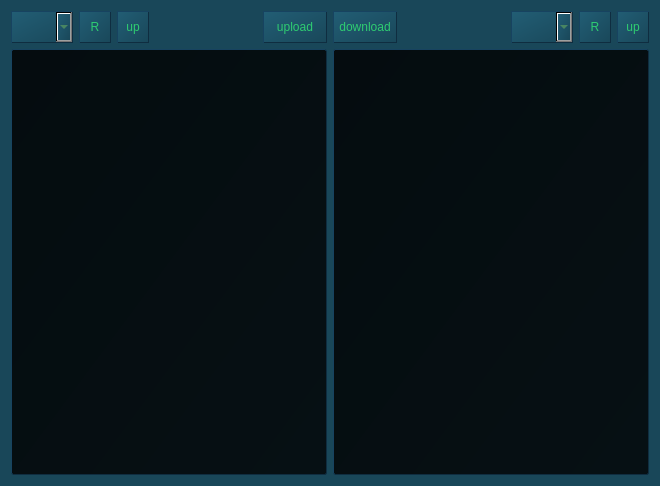
<?xml version="1.0" encoding="UTF-8"?>
<ui version="4.0">
 <class>Form</class>
 <widget class="QWidget" name="Form">
  <property name="geometry">
   <rect>
    <x>0</x>
    <y>0</y>
    <width>660</width>
    <height>486</height>
   </rect>
  </property>
  <property name="windowTitle">
   <string>Form</string>
  </property>
  <property name="styleSheet">
   <string notr="true">background-color: #194759;
color: #2ecc71;</string>
  </property>
  <layout class="QGridLayout" name="gridLayout">
   <item row="0" column="0">
    <layout class="QVBoxLayout" name="verticalLayout_2">
     <item>
      <layout class="QHBoxLayout" name="horizontalLayout">
       <item>
        <widget class="QComboBox" name="explorerDrivesDrop">
         <property name="minimumSize">
          <size>
           <width>0</width>
           <height>32</height>
          </size>
         </property>
         <property name="baseSize">
          <size>
           <width>0</width>
           <height>0</height>
          </size>
         </property>
         <property name="styleSheet">
          <string notr="true">height: 15px;
color: rgb(97, 163, 94);
border: 1px outset;
border-color: #0F2D40;
background-color: qlineargradient(spread:pad, x1:1, y1:1, x2:0, y2:0, stop:0 #194759, stop:1 #225E75);</string>
         </property>
        </widget>
       </item>
       <item>
        <widget class="QPushButton" name="lrefreshButton">
         <property name="minimumSize">
          <size>
           <width>32</width>
           <height>32</height>
          </size>
         </property>
         <property name="maximumSize">
          <size>
           <width>32</width>
           <height>32</height>
          </size>
         </property>
         <property name="styleSheet">
          <string notr="true">QPushButton#lrefreshButton {
            background: #194759;
            border: 1px outset;
            border-color: #0F2D40;
            text-decoration: none;
            background-color: qlineargradient(spread:pad, x1:1, y1:1, x2:0, y2:0, stop:0 #194759, stop:1 #225E75);
            }

QPushButton#lrefreshButton:pressed {
            background: #194759;
            border: 1px outset;
            border-color: #0F2D40;
            background-color: qlineargradient(spread:pad, x1:1, y1:1, x2:0, y2:0, stop:0 #112F3B, stop:1 #1B4C5E);
            }</string>
         </property>
         <property name="text">
          <string>R</string>
         </property>
        </widget>
       </item>
       <item>
        <widget class="QPushButton" name="lupButton">
         <property name="minimumSize">
          <size>
           <width>32</width>
           <height>32</height>
          </size>
         </property>
         <property name="maximumSize">
          <size>
           <width>32</width>
           <height>32</height>
          </size>
         </property>
         <property name="styleSheet">
          <string notr="true">QPushButton#lupButton {
            background: #194759;
            border: 1px outset;
            border-color: #0F2D40;
            text-decoration: none;
            background-color: qlineargradient(spread:pad, x1:1, y1:1, x2:0, y2:0, stop:0 #194759, stop:1 #225E75);
            }

QPushButton#lupButton:pressed {
            background: #194759;
            border: 1px outset;
            border-color: #0F2D40;
            background-color: qlineargradient(spread:pad, x1:1, y1:1, x2:0, y2:0, stop:0 #112F3B, stop:1 #1B4C5E);
            }</string>
         </property>
         <property name="text">
          <string>up</string>
         </property>
        </widget>
       </item>
       <item>
        <spacer name="horizontalSpacer">
         <property name="orientation">
          <enum>Qt::Horizontal</enum>
         </property>
         <property name="sizeHint" stdset="0">
          <size>
           <width>40</width>
           <height>20</height>
          </size>
         </property>
        </spacer>
       </item>
       <item>
        <widget class="QPushButton" name="uploadButton">
         <property name="minimumSize">
          <size>
           <width>64</width>
           <height>32</height>
          </size>
         </property>
         <property name="maximumSize">
          <size>
           <width>64</width>
           <height>32</height>
          </size>
         </property>
         <property name="styleSheet">
          <string notr="true">QPushButton#uploadButton {
            background: #194759;
            border: 1px outset;
            border-color: #0F2D40;
            text-decoration: none;
            background-color: qlineargradient(spread:pad, x1:1, y1:1, x2:0, y2:0, stop:0 #194759, stop:1 #225E75);
            }

QPushButton#uploadButton:pressed {
            background: #194759;
            border: 1px outset;
            border-color: #0F2D40;
            background-color: qlineargradient(spread:pad, x1:1, y1:1, x2:0, y2:0, stop:0 #112F3B, stop:1 #1B4C5E);
            }</string>
         </property>
         <property name="text">
          <string>upload</string>
         </property>
        </widget>
       </item>
      </layout>
     </item>
     <item>
      <widget class="QTableWidget" name="lexplorerTable">
       <property name="styleSheet">
        <string notr="true">QHeaderView::section {
	background-color: #194759;
    padding: 2px;
}

QTableWidget#lexplorerTable {
	background-position: center;
    border: 1px outset;
    border-color: #0F2D40;
    border-radius: 2px;
    background-color: qlineargradient(spread:pad, x1:1, y1:1, x2:0, y2:0, stop:0 #061014, stop:1 #050C0F);
}

QTableWidget#lexplorerTable:item:selected {
background-color: #194759;
height: 50px;
color: #2ecc71;
border: none;
}</string>
       </property>
       <property name="frameShape">
        <enum>QFrame::StyledPanel</enum>
       </property>
       <property name="frameShadow">
        <enum>QFrame::Plain</enum>
       </property>
       <property name="lineWidth">
        <number>1</number>
       </property>
       <property name="editTriggers">
        <set>QAbstractItemView::NoEditTriggers</set>
       </property>
       <property name="showDropIndicator" stdset="0">
        <bool>false</bool>
       </property>
       <property name="dragDropOverwriteMode">
        <bool>false</bool>
       </property>
       <property name="alternatingRowColors">
        <bool>false</bool>
       </property>
       <property name="selectionMode">
        <enum>QAbstractItemView::SingleSelection</enum>
       </property>
       <property name="selectionBehavior">
        <enum>QAbstractItemView::SelectRows</enum>
       </property>
       <property name="textElideMode">
        <enum>Qt::ElideMiddle</enum>
       </property>
       <property name="showGrid">
        <bool>false</bool>
       </property>
       <property name="gridStyle">
        <enum>Qt::DotLine</enum>
       </property>
       <property name="sortingEnabled">
        <bool>false</bool>
       </property>
       <property name="wordWrap">
        <bool>false</bool>
       </property>
       <property name="cornerButtonEnabled">
        <bool>true</bool>
       </property>
       <attribute name="horizontalHeaderVisible">
        <bool>false</bool>
       </attribute>
       <attribute name="horizontalHeaderCascadingSectionResizes">
        <bool>true</bool>
       </attribute>
       <attribute name="horizontalHeaderDefaultSectionSize">
        <number>50</number>
       </attribute>
       <attribute name="horizontalHeaderHighlightSections">
        <bool>true</bool>
       </attribute>
       <attribute name="horizontalHeaderShowSortIndicator" stdset="0">
        <bool>false</bool>
       </attribute>
       <attribute name="horizontalHeaderStretchLastSection">
        <bool>false</bool>
       </attribute>
       <attribute name="verticalHeaderVisible">
        <bool>false</bool>
       </attribute>
       <attribute name="verticalHeaderCascadingSectionResizes">
        <bool>false</bool>
       </attribute>
       <column>
        <property name="text">
         <string>Type</string>
        </property>
       </column>
       <column>
        <property name="text">
         <string>Name</string>
        </property>
       </column>
       <column>
        <property name="text">
         <string>Date Modified</string>
        </property>
       </column>
       <column>
        <property name="text">
         <string>Size</string>
        </property>
       </column>
      </widget>
     </item>
    </layout>
   </item>
   <item row="0" column="1">
    <layout class="QVBoxLayout" name="verticalLayout">
     <item>
      <layout class="QHBoxLayout" name="horizontalLayout_2">
       <item>
        <widget class="QPushButton" name="downloadButton">
         <property name="minimumSize">
          <size>
           <width>64</width>
           <height>32</height>
          </size>
         </property>
         <property name="maximumSize">
          <size>
           <width>64</width>
           <height>32</height>
          </size>
         </property>
         <property name="styleSheet">
          <string notr="true">QPushButton#downloadButton {
            background: #194759;
            border: 1px outset;
            border-color: #0F2D40;
            text-decoration: none;
            background-color: qlineargradient(spread:pad, x1:1, y1:1, x2:0, y2:0, stop:0 #194759, stop:1 #225E75);
            }

QPushButton#downloadButton:pressed {
            background: #194759;
            border: 1px outset;
            border-color: #0F2D40;
            background-color: qlineargradient(spread:pad, x1:1, y1:1, x2:0, y2:0, stop:0 #112F3B, stop:1 #1B4C5E);
            }</string>
         </property>
         <property name="text">
          <string>download</string>
         </property>
        </widget>
       </item>
       <item>
        <spacer name="horizontalSpacer_2">
         <property name="orientation">
          <enum>Qt::Horizontal</enum>
         </property>
         <property name="sizeHint" stdset="0">
          <size>
           <width>40</width>
           <height>20</height>
          </size>
         </property>
        </spacer>
       </item>
       <item>
        <widget class="QComboBox" name="explorerDrivesDrop_2">
         <property name="minimumSize">
          <size>
           <width>0</width>
           <height>32</height>
          </size>
         </property>
         <property name="baseSize">
          <size>
           <width>0</width>
           <height>0</height>
          </size>
         </property>
         <property name="styleSheet">
          <string notr="true">height: 15px;
color: rgb(97, 163, 94);
border: 1px outset;
border-color: #0F2D40;
background-color: qlineargradient(spread:pad, x1:1, y1:1, x2:0, y2:0, stop:0 #194759, stop:1 #225E75);</string>
         </property>
        </widget>
       </item>
       <item>
        <widget class="QPushButton" name="rrefreshButton">
         <property name="minimumSize">
          <size>
           <width>32</width>
           <height>32</height>
          </size>
         </property>
         <property name="maximumSize">
          <size>
           <width>32</width>
           <height>32</height>
          </size>
         </property>
         <property name="styleSheet">
          <string notr="true">QPushButton#rrefreshButton {
            background: #194759;
            border: 1px outset;
            border-color: #0F2D40;
            text-decoration: none;
            background-color: qlineargradient(spread:pad, x1:1, y1:1, x2:0, y2:0, stop:0 #194759, stop:1 #225E75);
            }

QPushButton#rrefreshButton:pressed {
            background: #194759;
            border: 1px outset;
            border-color: #0F2D40;
            background-color: qlineargradient(spread:pad, x1:1, y1:1, x2:0, y2:0, stop:0 #112F3B, stop:1 #1B4C5E);
            }</string>
         </property>
         <property name="text">
          <string>R</string>
         </property>
        </widget>
       </item>
       <item>
        <widget class="QPushButton" name="rupButton">
         <property name="minimumSize">
          <size>
           <width>32</width>
           <height>32</height>
          </size>
         </property>
         <property name="maximumSize">
          <size>
           <width>32</width>
           <height>32</height>
          </size>
         </property>
         <property name="styleSheet">
          <string notr="true">QPushButton#rupButton {
            background: #194759;
            border: 1px outset;
            border-color: #0F2D40;
            text-decoration: none;
            background-color: qlineargradient(spread:pad, x1:1, y1:1, x2:0, y2:0, stop:0 #194759, stop:1 #225E75);
            }

QPushButton#rupButton:pressed {
            background: #194759;
            border: 1px outset;
            border-color: #0F2D40;
            background-color: qlineargradient(spread:pad, x1:1, y1:1, x2:0, y2:0, stop:0 #112F3B, stop:1 #1B4C5E);
            }</string>
         </property>
         <property name="text">
          <string>up</string>
         </property>
        </widget>
       </item>
      </layout>
     </item>
     <item>
      <widget class="QTableWidget" name="rexplorerTable">
       <property name="styleSheet">
        <string notr="true">QHeaderView::section {
	background-color: #194759;
    padding: 2px;
}

QTableWidget#rexplorerTable {
	background-position: center;
    border: 1px outset;
    border-color: #0F2D40;
    border-radius: 2px;
    background-color: qlineargradient(spread:pad, x1:1, y1:1, x2:0, y2:0, stop:0 #061014, stop:1 #050C0F);
}

QTableWidget#rexplorerTable:item:selected {
background-color: #194759;
height: 50px;
color: #2ecc71;
border: none;
}</string>
       </property>
       <property name="frameShape">
        <enum>QFrame::StyledPanel</enum>
       </property>
       <property name="frameShadow">
        <enum>QFrame::Plain</enum>
       </property>
       <property name="lineWidth">
        <number>1</number>
       </property>
       <property name="editTriggers">
        <set>QAbstractItemView::NoEditTriggers</set>
       </property>
       <property name="showDropIndicator" stdset="0">
        <bool>false</bool>
       </property>
       <property name="dragDropOverwriteMode">
        <bool>false</bool>
       </property>
       <property name="alternatingRowColors">
        <bool>false</bool>
       </property>
       <property name="selectionMode">
        <enum>QAbstractItemView::SingleSelection</enum>
       </property>
       <property name="selectionBehavior">
        <enum>QAbstractItemView::SelectRows</enum>
       </property>
       <property name="textElideMode">
        <enum>Qt::ElideMiddle</enum>
       </property>
       <property name="showGrid">
        <bool>false</bool>
       </property>
       <property name="gridStyle">
        <enum>Qt::DotLine</enum>
       </property>
       <property name="sortingEnabled">
        <bool>false</bool>
       </property>
       <property name="wordWrap">
        <bool>false</bool>
       </property>
       <property name="cornerButtonEnabled">
        <bool>true</bool>
       </property>
       <attribute name="horizontalHeaderVisible">
        <bool>false</bool>
       </attribute>
       <attribute name="horizontalHeaderCascadingSectionResizes">
        <bool>true</bool>
       </attribute>
       <attribute name="horizontalHeaderDefaultSectionSize">
        <number>50</number>
       </attribute>
       <attribute name="horizontalHeaderHighlightSections">
        <bool>true</bool>
       </attribute>
       <attribute name="horizontalHeaderShowSortIndicator" stdset="0">
        <bool>false</bool>
       </attribute>
       <attribute name="horizontalHeaderStretchLastSection">
        <bool>false</bool>
       </attribute>
       <attribute name="verticalHeaderVisible">
        <bool>false</bool>
       </attribute>
       <attribute name="verticalHeaderCascadingSectionResizes">
        <bool>false</bool>
       </attribute>
       <column>
        <property name="text">
         <string>Type</string>
        </property>
       </column>
       <column>
        <property name="text">
         <string>Name</string>
        </property>
       </column>
       <column>
        <property name="text">
         <string>Date Modified</string>
        </property>
       </column>
       <column>
        <property name="text">
         <string>Size</string>
        </property>
       </column>
      </widget>
     </item>
    </layout>
   </item>
  </layout>
 </widget>
 <resources/>
 <connections/>
</ui>
